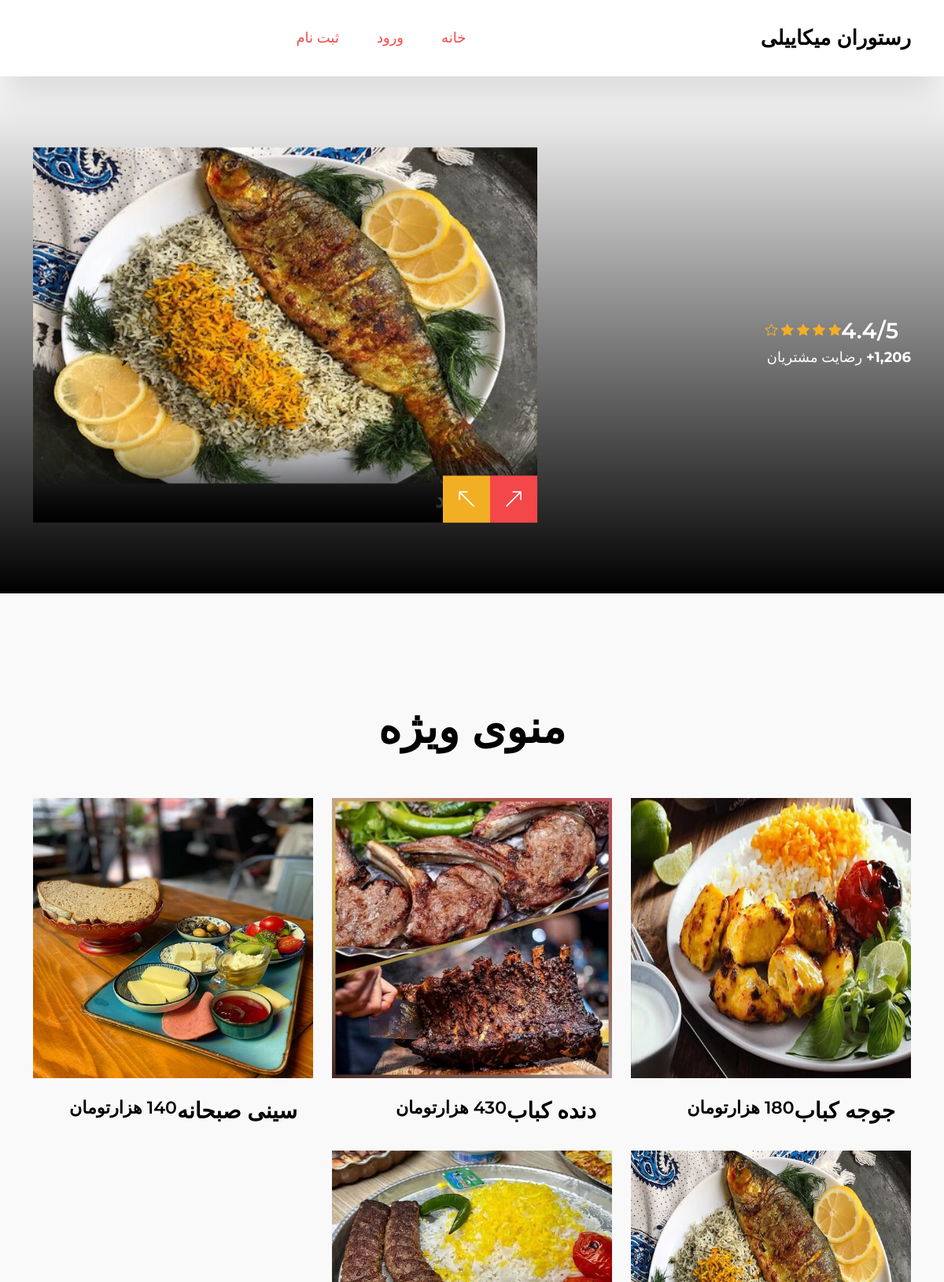
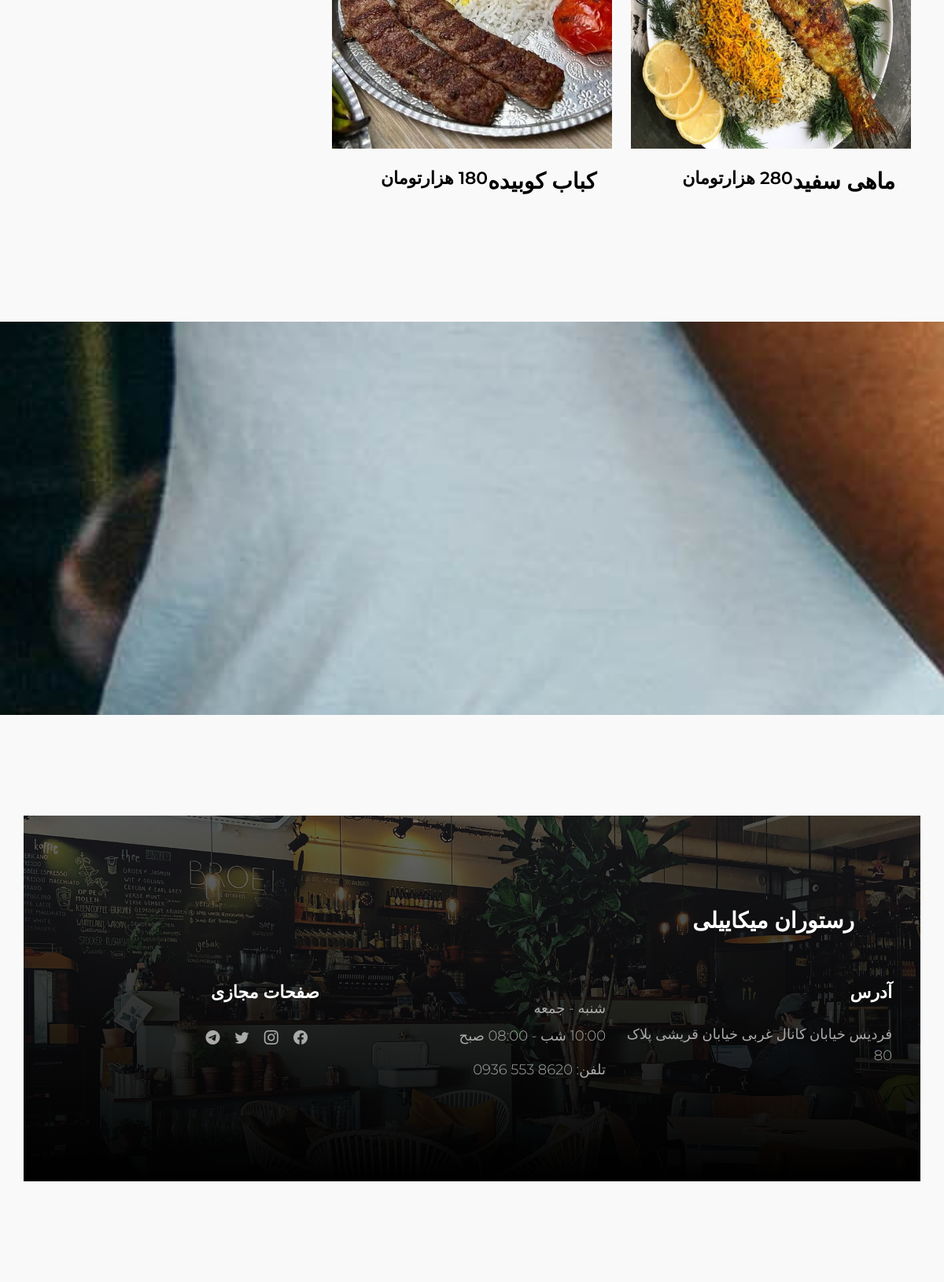
The page / on the database its author committed (2 pictures, top to bottom).
### food/models.py (models this page shows, shortened)
class Food(models.Model):
    user = models.ForeignKey(User, on_delete=models.CASCADE)
    name = models.CharField(max_length=50)
    price = models.CharField(max_length=50)
    description = models.TextField()
    created = models.DateTimeField(auto_now_add=True)
    published = models.DateTimeField(default=timezone.now)
    photo = models.ImageField(upload_to="food", null=True, blank=True)
    class Meta:
        ordering = ("name",)

### food/views.py (the view)
# urls.py: path("", views.FoodPage.as_view(), name="home_page"),
class FoodPage(ListView):
    model = Food
    template_name = "index.html"
    context_object_name = "foods"

### templates/index.html (shortened to what this page needs)
{%extends "base.html"%}
{% load static %}
        {%block content%}
            <section class="menu section-padding">
                <div class="container">
                    <div class="row">
                        <div class="col-12">
                            <h2 class="text-center mb-lg-5 mb-4">منوی ویژه</h2>
                        </div>
                        {% for i in foods %}
                        <div class="col-lg-4 col-md-6 col-12">
                            <div class="menu-thumb">
                                <div class="menu-image-wrap">
                                    <img src="{{i.photo.url}}" class="img-fluid menu-image" alt="">
                                </div>
                                <div class="menu-info d-flex flex-wrap align-items-center">
                                    <a href="{% url 'detail_page' i.pk %}"><b><h4 class="mb-0">{{i.name}}</h4></b></a>
                                    <div class="link_box">
                                        <h6>{{i.price}}</h6>
                                        </div>
                                    </div>
                                </div>
                            </div>
                        {%endfor%}
                        </div>
            </section>
            <section class="BgImage"></section>
            <section class="news section-padding">
                <div class="container">
                    <div class="row">
        {%endblock content%}

### templates/base.html (shortened to what this page needs)
{% load static %}
<!DOCTYPE html>
<html lang="en">
<head>
    <link href="{% static 'css/bootstrap.min.css' %}" rel="stylesheet">
    <link href="{% static 'css/bootstrap-icons.css' %}" rel="stylesheet">
    <link href="{% static 'css/tooplate-crispy-kitchen.css' %}" rel="stylesheet">
</head>
<body dir="rtl">
    <nav class="navbar navbar-expand-lg bg-white shadow-lg">
            <div class="container">
                <a class="navbar-brand" href="{% url 'home_page'%}">
                    رستوران میکاییلی
                </a>
                <div class="collapse navbar-collapse" id="navbarNav">
                    <ul class="navbar-nav mx-auto">
                        <li class="nav-item">
                            <a class="nav-link active" href="{% url 'home_page'%}">خانه</a>
                        </li>
                        {% if request.user.is_authenticated %}
                    <li class="nav-item">
                        <a class="nav-link active" href="{% url 'logout' %}">خروج</a>
                    </li>
                    <li class="nav-item">
                        <a class="nav-link active" href="{% url 'profile'%}">پروفایل</a>
                    </li>
                    <li class="nav-item">
                        <p class="nav-link ">خوش آمدی {{request.user.username}}</p>
                    </li>
                    {% else %}
                    <li class="nav-item">
                        <a class="nav-link active" href="{% url 'login'%}">ورود</a>
                    </li>
                    <li class="nav-item">
                        <a class="nav-link active" href="{% url 'register'%}">ثبت نام</a>
                    </li>
                    {% endif %}
                    </ul>
                </div>
            </div>
        </nav>
        <main>
            <section class="hero">
                <div class="container">
                    <div class="row">
                        <div class="col-lg-5 col-12 m-auto">
                            <div class="heroText">
                                <div class="c-reviews my-3 d-flex flex-wrap align-items-center">
                                    <div class="d-flex flex-wrap align-items-center">
                                        <h4 class="text-white mb-0 me-3">4.4/5</h4>
                                        <div class="reviews-stars">
                                            <i class="bi-star-fill reviews-icon"></i>
                                            <i class="bi-star-fill reviews-icon"></i>
                                            <i class="bi-star-fill reviews-icon"></i>
                                            <i class="bi-star-fill reviews-icon"></i>
                                            <i class="bi-star reviews-icon"></i>
                                        </div>
                                    </div>
                                    <p class="text-white w-100"><strong>1,206+</strong> رضایت مشتریان</p>
                                </div>
                            </div>
                        </div>
                        <div class="col-lg-7 col-12">
                            <div id="carouselExampleCaptions" class="carousel carousel-fade hero-carousel slide" data-bs-ride="carousel">
                                <div class="carousel-inner">
                                    <div class="carousel-item active">
                                        <div class="carousel-image-wrap">
                                            <img src="{% static 'images/slide/maahi.jpg' %}" class="img-fluid carousel-image" alt="">
                                        </div>
                                        <h4 class="hero-text"> ماهی سفید</h4>
                                        <div class="carousel-caption">
                                        </div>
                                    </div>
                                </div>
                                <button class="carousel-control-prev" type="button" data-bs-target="#carouselExampleCaptions" data-bs-slide="prev">
                                    <span class="carousel-control-prev-icon" aria-hidden="true"></span>
                                </button>
                                <button class="carousel-control-next" type="button" data-bs-target="#carouselExampleCaptions" data-bs-slide="next">
                                    <span class="carousel-control-next-icon" aria-hidden="true"></span>
                                </button>
                            </div>
                        </div>
                    </div>
                </div>
            </section>
    {% block content %}
    {% endblock content %}
    <footer class="site-footer section-padding">
        <div class="container">
            <div class="row">
                <div class="col-12">
                    <h4 class="text-white mb-4 me-5">رستوران میکاییلی</h4>
                </div>
                <div class="col-lg-4 col-md-7 col-xs-12 tooplate-mt30">
                    <h6 class="text-white mb-lg-4 mb-3">آدرس</h6>
                    <p>فردیس  خیابان کانال غربی خیابان قریشی پلاک 80</p>
                </div>
                <div class="col-lg-4 col-md-5 col-xs-12 tooplate-mt30">
                    <p class="mb-2">شنبه - جمعه</p>
                    <p>10:00 شب - 08:00 صبح</p>
                    <p>تلفن: 8620 553 0936</p>
                </div>
                <div class="col-lg-4 col-md-6 col-xs-12 tooplate-mt30">
                    <h6 class="text-white mb-lg-4 mb-3">صفحات مجازی</h6>
                    <ul class="social-icon">
                        <li><a href="https://www.facebook.com/taha.mikaeeli.9" class="social-icon-link bi-facebook"></a></li>
                        <li><a href="https://www.instagram.com/tahamikaeeli/" class="social-icon-link bi-instagram"></a></li>
                        <li><a href="https://twitter.com/TahaMikaeeli" target="_blank"
                             class="social-icon-link bi-twitter"></a></li>
                        <li><a href="https://t.me/T_a_h_a_M_1995" class="social-icon-link bi-telegram"></a></li>
                    </ul>
                </div>
            </div>
         </div>
    </footer>
</body>
</html>

### rows shown on the page
Food: photo (picture), name "جوجه کباب", price "180 هزارتومان"
Food: photo (picture), name "دنده کباب", price "430 هزارتومان"
Food: photo (picture), name "سینی صبحانه", price "140 هزارتومان"
Food: photo (picture), name "ماهی سفید", price "280 هزارتومان"
Food: photo (picture), name "کباب کوبیده", price "180 هزارتومان"
